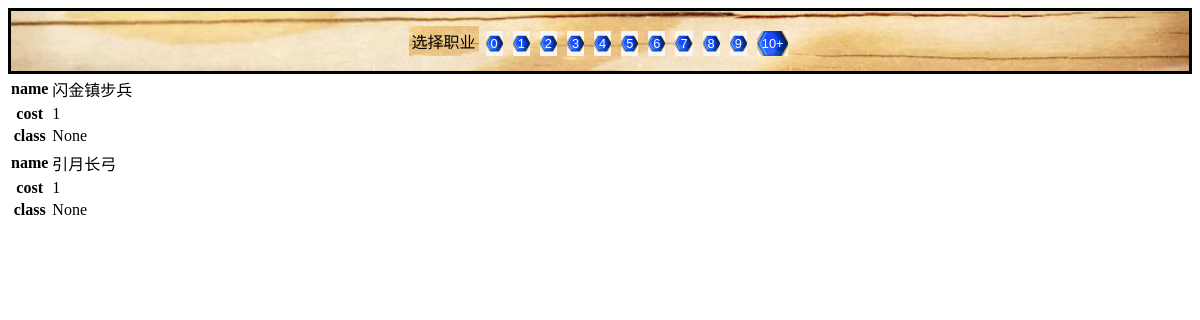
The page /cards on the database its author committed.
### Hs/models.py (models this page shows, shortened)
class Card(models.Model):
    id = models.AutoField('卡牌id', primary_key=True)
    name = models.CharField('卡牌名', max_length=64,)
    TYPE_CHOICES = (
        ('minion', '随从'),
        ('weapon', '武器'),
        ('spell', '法术')
    )
    type = models.CharField('类型', max_length=10, choices=TYPE_CHOICES, default='minion')
    RARITY_CHOICE = (
        ('basic', '基本'),
        ('common', '普通'),
        ('rare', '稀有'),
        ('epic', '史诗'),
        ('legend', '传说')
    )
    rarity = models.CharField('稀有度', max_length=10, choices=RARITY_CHOICE, default='common')
    set = models.ForeignKey(SetClass, verbose_name='系列', on_delete=models.CASCADE, null=True, blank=True)
    card_class = models.ManyToManyField(SummonerClass, verbose_name='可用职业')
    collectible = models.BooleanField('是否可以合成', default=1)
    keyword = models.ManyToManyField(Keyword, verbose_name='关键词', null=True, blank=True)
    cost = models.IntegerField('费用', default=1)
    attack = models.IntegerField('攻击力', default=1)
    health = models.IntegerField('生命值', default=1)
    description = models.CharField('描述', max_length=100, blank=True)
    background = models.CharField('背景故事', max_length=200, blank=True)
    race = models.ForeignKey(RaceClass, verbose_name='种族', on_delete=models.SET_NULL, null=True, blank=True)
    img = models.ImageField('图片', upload_to='card_img', null=True, default='default.jpg')
    """
    # 以下是可选拓展
    # cost_to_craft
    # disenchanting_yield
    # artist
    # golden
    """
    class Meta:
        verbose_name = '卡牌'
        verbose_name_plural = verbose_name

### Hs/views.py (the view)
# urls.py: path('cards', views.cards, name='cards'),
def cards(request):
    sc_list = SummonerClass.objects.all()
    sc_sel = request.GET.get('sc_sel', default='')
    cost_sel = request.GET.get('cost_sl', default=1)
    cd_list = Card.objects.filter(cost=cost_sel)
    if sc_sel != '':
        cd_list = cd_list.filter(card_class=sc_sel)
    return render(request, 'Hs/cards.html', context={
        'class': '选择职业' if sc_sel == '' else sc_sel,
        'sc_sel': sc_sel,
        'sc_list': sc_list,
        'cost_sel': cost_sel,
        'cd_list': cd_list,
    })

### templates/Hs/cards.html (shortened to what this page needs)
{% load static %}
<!doctype html>
<html>
<head>
    <link href="{% static 'CSS/cards.css' %}" type="text/css" rel="stylesheet">
</head>
<body>
	<div class="nav">
		<span class="dropdown">
			<a href="#">{{ class }}</a>
		</span>
		<span>
			<a class="crys" href="?sc_sel={{ sc_sel }}&cost_sl=0">0</a>
			<a class="crys" href="?sc_sel={{ sc_sel }}&cost_sl=1">1</a>
			<a class="crys" href="?sc_sel={{ sc_sel }}&cost_sl=2">2</a>
			<a class="crys" href="?sc_sel={{ sc_sel }}&cost_sl=3">3</a>
			<a class="crys" href="?sc_sel={{ sc_sel }}&cost_sl=4">4</a>
			<a class="crys" href="?sc_sel={{ sc_sel }}&cost_sl=5">5</a>
			<a class="crys" href="?sc_sel={{ sc_sel }}&cost_sl=6">6</a>
			<a class="crys" href="?sc_sel={{ sc_sel }}&cost_sl=7">7</a>
			<a class="crys" href="?sc_sel={{ sc_sel }}&cost_sl=8">8</a>
			<a class="crys" href="?sc_sel={{ sc_sel }}&cost_sl=9">9</a>
			<a class="crys" href="?sc_sel={{ sc_sel }}&cost_sl=10">10+</a>
		</span>
	</div>
	<div class="ShowCards">
        {% for cd in cd_list %}
            <table class="CardTable">
            <tr>
                <th>name</th><td>{{ cd.name }}</td>
            </tr>
            <tr>
                <th>cost</th><td>{{ cd.cost }}</td>
            </tr>
            <tr>
                <th>class</th><td>{{ cd.card_class.name }}</td>
            </tr>
            </table>
        {% empty %}
            no cards match
        {% endfor %}
	</div>
</body>
</html>

### static/CSS/cards.css (style rules this page uses)
.nav { list-style-type: none; background-image: url(../image/board.jpg); background-position: center; background-size:100%; text-align: center; border: 3px black solid; height: 30px; padding: 15px 10px; }
.nav a { text-decoration: none; }
.crys { font-family:Arial; font-size:.8em; text-align:center; margin:3px; }
.crys:link, .crys:visited { color:white; background-image: url(../image/bcryst.jpg); background-size: 130%; background-position: center; padding:5px 5px 5px 5px; width:10px; }
.dropdown { position:relative; display: inline-block; background-image: url(../image/board.jpg); background-position: center; padding:3px; color: black; }
.dropdown a { color: black; }

### rows shown on the page
Card: name "闪金镇步兵", cost "1", card_class.name "None"
Card: name "引月长弓", cost "1", card_class.name "None"

### other values the page prints
{{ class }} "选择职业"
